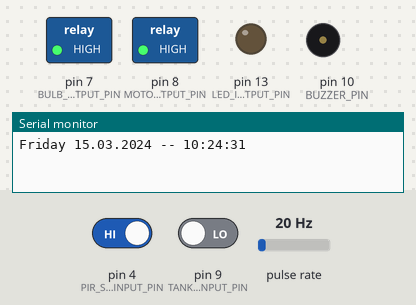
A sketch run on a simulated Arduino Uno, built with avr-gcc and run on an emulated ATmega328P. On the bench: switched loads named in the sketch (green lamp = pin HIGH), output pins drawn as LEDs (lit = HIGH), buzzer (waves = sounding, pin HIGH), the last lines printed to the serial monitor. Wiring (inferred from the names in the program): pulse sensor: data pin 2. The test bench sets the inputs (shaded band); at power-on: pin 9 (TANK_STATUS_INPUT_PIN) LOW, pin 4 (PIR_SENSOR_INPUT_PIN) HIGH, pulse rate 20 Hz. The local clock reads 2024-03-15 10:24:30 at power-on unless the sketch sets it.

Above: at 1.2 s.
1.3 s: pin 9 (TANK_STATUS_INPUT_PIN) driven HIGH
At 2.4 s:
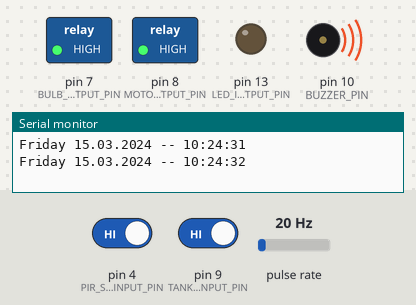
Timing chart, 0 to 29.7 s (numbered marks = the images above; inputs shaded):
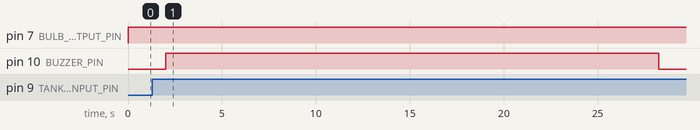

The sketch:

final_ardunio_code_for_motor.ino
```cpp
#include <DS3231.h>

// Init the DS3231 using the hardware interface
DS3231 rtc(SDA, SCL);
Time t;
int BULB_ON_LIMIT = 50;                                   // time till BULB_RELAY remains on after PIR trigger
int RETRY_WAIT_TIME = 480;                                // retry wait time of water
int waterCheckTime = 120;                                 // seconds till water flow needs to be monitored
int WATER_FILL_RETRY_LIMIT = 5;                           // water retry attempts limit
int retryWaterAttempts = 0;                               // track retrying of waterStatus test
const int TANK_STATUS_INPUT_PIN = 9;                      // tank switch input
const int PIR_SENSOR_INPUT_PIN = 4;                       // PIR sensor input pin
const int LED_INFO_OUTPUT_PIN = 13;                       // used for some indicator
const int BULB_RELAY_OUTPUT_PIN = 7;                      // Bulb relay
const int MOTOR_RELAY_OUTPUT_PIN = 8;                     // Motor relay
unsigned char FLOW_SENSOR_INPUT_PIN = 2;                  // Sensor Input
const int BUZZER_PIN = 10;                                // buzzer
volatile int flow_frequency;                              // Measures flow sensor pulses
unsigned int litrePerHour;                                // Calculated litres/hour
unsigned long currentTime;                                // temporary current time in milli secs
unsigned long cloopTime;                                  // for checking 1 sec
int BULB_COUNTER = 0;                                     // count each second till BULB_ON_LIMIT
bool waterFillingStart = false;                           // FLAG for water filling process
bool retryPending = false;                                // FLAG for is waiting for retry time
bool isTankFull = false;                                  // FLAG for tank full status
bool isMotorOn = false;                                   //FLAG for motor on/off status
bool MOTION_FLAG;                                         // true if motion detected
int waterStatusAvg = 0;                                   // Average above the threshold
long int waterStatusCounter = 0;                          // incrementing counter for checking waterCheckTime
bool waterStatusFlag = false;                             // FLAG for water flow
bool setToDefaultFlag = false;                            // resetting all variable to default
bool timeInRange = false;                                 // time in range flag
int buzzerCounter = 0;                                    // incrementing for checking buzzer on time
unsigned long int retryTimeMinute = 10999999999999999999; // retry time i.e. current failed + 10 minutes initialized to infinity
#define MOTOR_OFF HIGH
#define MOTOR_ON LOW

void flow() // Interrupt function
{
  flow_frequency++;
}

void setup()
{
  Serial.begin(9600);
  rtc.begin();
  pinMode(PIR_SENSOR_INPUT_PIN, INPUT);
  pinMode(TANK_STATUS_INPUT_PIN, INPUT);
  pinMode(LED_INFO_OUTPUT_PIN, OUTPUT);
  pinMode(MOTOR_RELAY_OUTPUT_PIN, OUTPUT);
  pinMode(BUZZER_PIN, OUTPUT);
  pinMode(BULB_RELAY_OUTPUT_PIN, OUTPUT);
  pinMode(FLOW_SENSOR_INPUT_PIN, INPUT);
  digitalWrite(FLOW_SENSOR_INPUT_PIN, HIGH); // Optional Internal Pull-Up
  digitalWrite(BULB_RELAY_OUTPUT_PIN, LOW);
  digitalWrite(MOTOR_RELAY_OUTPUT_PIN, HIGH);
  digitalWrite(BUZZER_PIN, LOW);
  digitalWrite(LED_INFO_OUTPUT_PIN, LOW);
  MOTION_FLAG = false;
  attachInterrupt(0, flow, RISING); // Setup Interrupt
  sei();                            // Enable interrupts
  currentTime = millis();
  cloopTime = currentTime;
}

void loop()
{
  t = rtc.getTime();
  int PIR_Sensor;
  int tankFullStatusSensor;
  //read sensors
  PIR_Sensor = digitalRead(PIR_SENSOR_INPUT_PIN);
  tankFullStatusSensor = digitalRead(TANK_STATUS_INPUT_PIN);
  //Serial.print("tankFullStatusSensor");
  //Serial.print(tankFullStatusSensor);
  if (tankFullStatusSensor == HIGH)
  {
    isTankFull = true;
    //Serial.println("Tank is full");
  }
  else
    isTankFull = false;

  if (PIR_Sensor == LOW)
  {
    if (BULB_COUNTER > BULB_ON_LIMIT and MOTION_FLAG)
    {
      digitalWrite(BULB_RELAY_OUTPUT_PIN, LOW);
      BULB_COUNTER = 0;
      MOTION_FLAG = false;
    }
    else if (!MOTION_FLAG)
    {
      //Serial.print("No object in sight");
      digitalWrite(BULB_RELAY_OUTPUT_PIN, LOW);
    }
  }
  else if ((PIR_Sensor == HIGH) and BULB_COUNTER < BULB_ON_LIMIT)
  {
    digitalWrite(BULB_RELAY_OUTPUT_PIN, HIGH);
    //Serial.print("Object detected");
    MOTION_FLAG = true;
  }
  if (MOTION_FLAG)
  {
    BULB_COUNTER++;
  }
  //print_flags();
  //Serial.print(t.hour);
  //Serial.print("-");
  //Serial.println(t.min);
  // motor logic start
  check_correct_time(t.hour, t.min);
  if (timeInRange and retryWaterAttempts < WATER_FILL_RETRY_LIMIT and isTankFull == false)
  {
    //Serial.println("started motor logic");
    if (waterFillingStart == false)
    {
      waterFillingStart = true;
      setMotor(MOTOR_ON);
      isMotorOn = true;
      //Serial.println("motor turned on");
      waterStatusFlag = true; // initial assumption
      setToDefaultFlag = false;
      buzzerCounter = 0;
    }
    if (waterStatusLastSec())
      waterStatusAvg++;
    if (waterStatusCounter > waterCheckTime)
    {
      if (waterStatusAvg > (waterCheckTime * 0.6))
      {
        waterStatusFlag = true;
        digitalWrite(LED_INFO_OUTPUT_PIN, HIGH);
        //Serial.println("water is coming");
      }
      else
      {
        waterStatusFlag = false;
        digitalWrite(LED_INFO_OUTPUT_PIN, LOW);
        //Serial.println("water is NOT coming");
        if (!retryPending)
        {
          retryPending = true;
          retryTimeMinute = minutePlusTen(t);
          //Serial.println(retryTimeMinute);
        }
        //retryPending = true;
      }
      //Serial.print(rtc.getUnixTime(t));
      //Serial.print("---");
      //Serial.println(retryTimeMinute);
      if (retryPending == true and rtc.getUnixTime(t) > retryTimeMinute)
      {
        retryWaterAttempts++;
        setMotor(MOTOR_ON); // motor ON
        isMotorOn = true;
        //Serial.println("Motor turned ON after retry wait");
        //Serial.println(retryWaterAttempts);
        waterStatusFlag = true; // assumption after retry
        retryPending = false;
      }
      //reset counters
      waterStatusCounter = 0;
      waterStatusAvg = 0;
    }
  }
  else if ((!timeInRange or isTankFull == true) and setToDefaultFlag == false)
  {
    //Serial.println("entered resetting");
    resetToDefault();
    setToDefaultFlag = true;
    digitalWrite(LED_INFO_OUTPUT_PIN, LOW);
  }
  if (isMotorOn and (waterStatusFlag == false or isTankFull == true or retryWaterAttempts == WATER_FILL_RETRY_LIMIT))
  {
    //Serial.println("Motor turned OFF");
    setMotor(MOTOR_OFF); // motor OFF
    isMotorOn = false;
  }
  if (isTankFull)
  {
    if (buzzerCounter <= 25)
    {
      //Serial.println("Buzzer is ON");
      digitalWrite(BUZZER_PIN, HIGH);
      buzzerCounter++;
    }
    else
    {
      //Serial.println("Buzzer is OFF");
      digitalWrite(BUZZER_PIN, LOW);
    }
  }
  delay(1000);
  waterStatusCounter++;
  //Serial.println(waterStatusCounter);
  print_time();
}

void resetToDefault()
{
  retryWaterAttempts = 0;
  waterFillingStart = false;
  retryPending = false;
  waterStatusAvg = 0;
  waterStatusCounter = 0;
  waterStatusFlag = false;
}

long int minutePlusTen(Time t_)
{
  long int currentTimeUnix = rtc.getUnixTime(t_);
  return currentTimeUnix + 600;
}

void setMotor(bool motorStatus)
{
  digitalWrite(MOTOR_RELAY_OUTPUT_PIN, motorStatus);
}

bool waterStatusLastSec()
{
  //Serial.println("water check");
  bool water_coming = false;
  currentTime = millis();
  if (currentTime >= (cloopTime + 1000))
  {
    cloopTime = currentTime; // Updates cloopTime
    litrePerHour = (flow_frequency * 60 / 7.5);
    flow_frequency = 0; // Reset Counter
    Serial.println(litrePerHour);
    if (litrePerHour > 350)
      water_coming = true;
  }
  return water_coming;
}

void check_correct_time(int hr, int mi)
{
  if (hr == 3 and mi >= 40)
    timeInRange = true;
  else if (hr == 4)
    timeInRange = true;
  else if (hr == 5)
    timeInRange = true;
  else if (hr == 6 and mi < 20)
    timeInRange = true;
  else
    timeInRange = false;
}

void print_time()
{
  Serial.print(rtc.getDOWStr());
  Serial.print(" ");

  // Send date
  Serial.print(rtc.getDateStr());
  Serial.print(" -- ");

  // Send time
  Serial.println(rtc.getTimeStr());
}

void print_flags()
{
  Serial.println("------------------------");
  Serial.print("retryWaterAttempts");
  Serial.println(retryWaterAttempts);
  Serial.print("waterFillingStart");
  Serial.println(waterFillingStart);
  Serial.print("retryPending");
  Serial.println(retryPending);
  Serial.print("waterStatusAvg");
  Serial.println(waterStatusAvg);
  Serial.print("waterStatusCounter");
  Serial.println(waterStatusCounter);
  Serial.print("waterStatusFlag");
  Serial.println(waterStatusFlag);
  Serial.println("timeInRange");
  Serial.println(timeInRange);
}
```

Measured:
- after the input at 1.3 s, pin 10 (BUZZER_PIN): LOW → HIGH after 0.72 s, → LOW 26.2 s later
